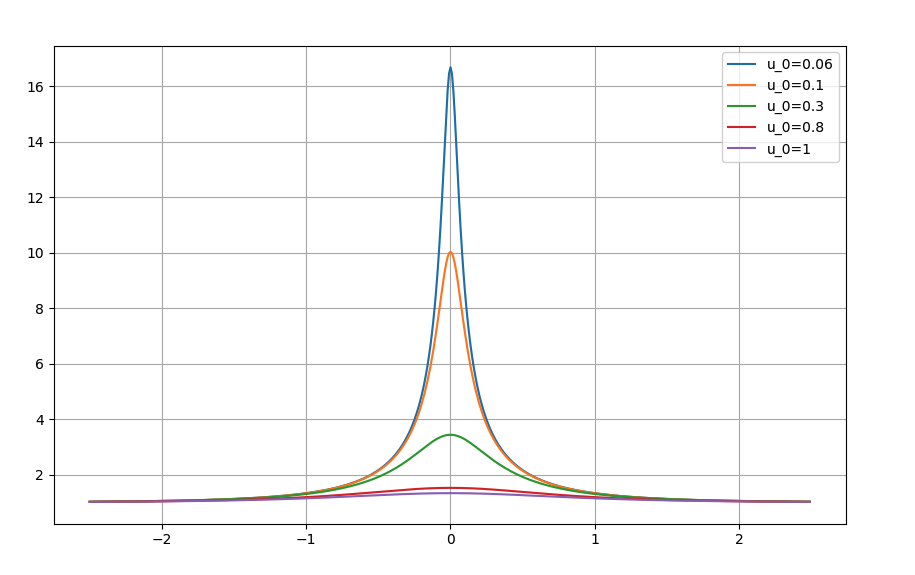

Reproduce this figure in Python.
import matplotlib.pyplot as plt
import numpy as np


def I_fn(u0, t_te):
    q = np.sqrt(1 + (4/((t_te**2) + (u0**2))))
    return 0.5 * ((1/q) + q)


def main():
    fig, ax = plt.subplots()
    t_te = np.arange(-2.5, 2.5, 0.01)
    ax.grid(True)
    ax.set_title("")
    for u0 in [0.06, 0.1, 0.3, 0.8, 1]:
        I = I_fn(u0, t_te)
        ax.plot(t_te, I, label=f"u_0={u0}")
    ax.legend()
    plt.show()

if __name__ == "__main__":
    main()
